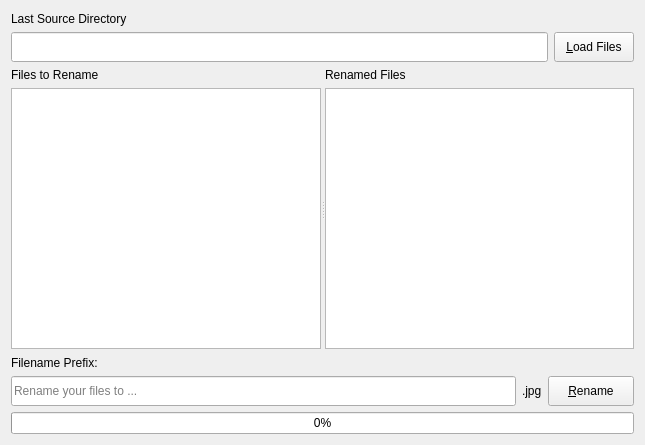
<?xml version="1.0" encoding="UTF-8"?>
<ui version="4.0">
 <class>Form</class>
 <widget class="QWidget" name="Form">
  <property name="geometry">
   <rect>
    <x>0</x>
    <y>0</y>
    <width>645</width>
    <height>445</height>
   </rect>
  </property>
  <property name="windowTitle">
   <string>RP Renamer</string>
  </property>
  <layout class="QGridLayout" name="gridLayout">
   <item row="0" column="0" colspan="4">
    <widget class="QLabel" name="sourceLabel">
     <property name="minimumSize">
      <size>
       <width>0</width>
       <height>15</height>
      </size>
     </property>
     <property name="maximumSize">
      <size>
       <width>16777215</width>
       <height>15</height>
      </size>
     </property>
     <property name="text">
      <string>Last Source Directory</string>
     </property>
    </widget>
   </item>
   <item row="1" column="0" colspan="3">
    <widget class="QLineEdit" name="dirEdit">
     <property name="minimumSize">
      <size>
       <width>0</width>
       <height>30</height>
      </size>
     </property>
     <property name="maximumSize">
      <size>
       <width>16777215</width>
       <height>30</height>
      </size>
     </property>
     <property name="readOnly">
      <bool>true</bool>
     </property>
    </widget>
   </item>
   <item row="1" column="3">
    <widget class="QPushButton" name="loadFilesButton">
     <property name="minimumSize">
      <size>
       <width>0</width>
       <height>30</height>
      </size>
     </property>
     <property name="maximumSize">
      <size>
       <width>16777215</width>
       <height>30</height>
      </size>
     </property>
     <property name="text">
      <string>&amp;Load Files</string>
     </property>
    </widget>
   </item>
   <item row="2" column="0" colspan="4">
    <widget class="QSplitter" name="splitter">
     <property name="orientation">
      <enum>Qt::Horizontal</enum>
     </property>
     <widget class="QWidget" name="">
      <layout class="QVBoxLayout" name="verticalLayout">
       <item>
        <widget class="QLabel" name="label_2">
         <property name="text">
          <string>Files to Rename</string>
         </property>
        </widget>
       </item>
       <item>
        <widget class="QListWidget" name="srcFileList"/>
       </item>
      </layout>
     </widget>
     <widget class="QWidget" name="">
      <layout class="QVBoxLayout" name="verticalLayout_2">
       <item>
        <widget class="QLabel" name="label_3">
         <property name="text">
          <string>Renamed Files</string>
         </property>
        </widget>
       </item>
       <item>
        <widget class="QListWidget" name="dstFileList"/>
       </item>
      </layout>
     </widget>
    </widget>
   </item>
   <item row="3" column="0" colspan="4">
    <widget class="QLabel" name="filenamePrefixLabel">
     <property name="minimumSize">
      <size>
       <width>0</width>
       <height>15</height>
      </size>
     </property>
     <property name="maximumSize">
      <size>
       <width>16777215</width>
       <height>15</height>
      </size>
     </property>
     <property name="text">
      <string>Filename Prefix:</string>
     </property>
    </widget>
   </item>
   <item row="4" column="0">
    <widget class="QLineEdit" name="prefixEdit">
     <property name="minimumSize">
      <size>
       <width>0</width>
       <height>30</height>
      </size>
     </property>
     <property name="maximumSize">
      <size>
       <width>16777215</width>
       <height>30</height>
      </size>
     </property>
     <property name="placeholderText">
      <string>Rename your files to ...</string>
     </property>
    </widget>
   </item>
   <item row="4" column="1">
    <widget class="QLabel" name="extensionLabel">
     <property name="minimumSize">
      <size>
       <width>0</width>
       <height>30</height>
      </size>
     </property>
     <property name="maximumSize">
      <size>
       <width>16777215</width>
       <height>30</height>
      </size>
     </property>
     <property name="text">
      <string>.jpg</string>
     </property>
    </widget>
   </item>
   <item row="4" column="2" colspan="2">
    <widget class="QPushButton" name="renameFilesButton">
     <property name="minimumSize">
      <size>
       <width>0</width>
       <height>30</height>
      </size>
     </property>
     <property name="maximumSize">
      <size>
       <width>16777215</width>
       <height>30</height>
      </size>
     </property>
     <property name="text">
      <string>&amp;Rename</string>
     </property>
    </widget>
   </item>
   <item row="5" column="0" colspan="4">
    <widget class="QProgressBar" name="progressBar">
     <property name="value">
      <number>0</number>
     </property>
    </widget>
   </item>
  </layout>
 </widget>
 <resources/>
 <connections/>
</ui>
